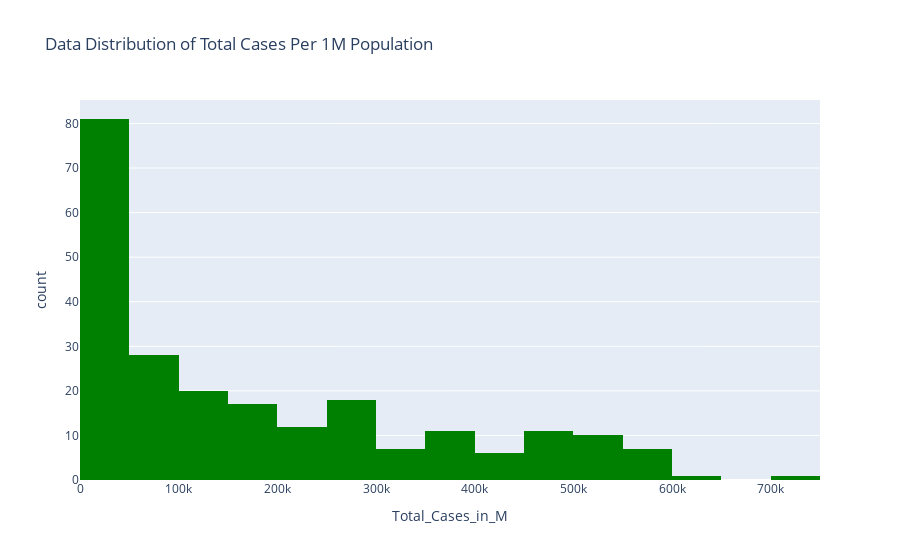

This figure's notebook cell:
### Code cell
fig = px.histogram(data, x="Total_Cases_in_M", title="Data Distribution of Total Cases Per 1M Population", color_discrete_sequence=["green"])
fig.show()

### Figure 1 — Plotly figure (JSON) as saved in the notebook; plotly's stock layout.template omitted (floating-point values rounded to 4 significant figures; data arrays with more than 128 entries replaced by an {"elided": "..."} marker saying what was removed)
{"data": [{"alignmentgroup": "True", "bingroup": "x", "hovertemplate": "Total_Cases_in_M=%{x}<br>count=%{y}<extra></extra>", "legendgroup": "", "marker": {"color": "green", "pattern": {"shape": ""}}, "name": "", "offsetgroup": "", "orientation": "v", "showlegend": false, "type": "histogram", "x": {"elided": "230 int values"}, "xaxis": "x", "yaxis": "y"}], "layout": {"barmode": "relative", "legend": {"tracegroupgap": 0}, "title": {"text": "Data Distribution of Total Cases Per 1M Population"}, "xaxis": {"anchor": "y", "domain": [0, 1], "title": {"text": "Total_Cases_in_M"}}, "yaxis": {"anchor": "x", "domain": [0, 1], "title": {"text": "count"}}}}
